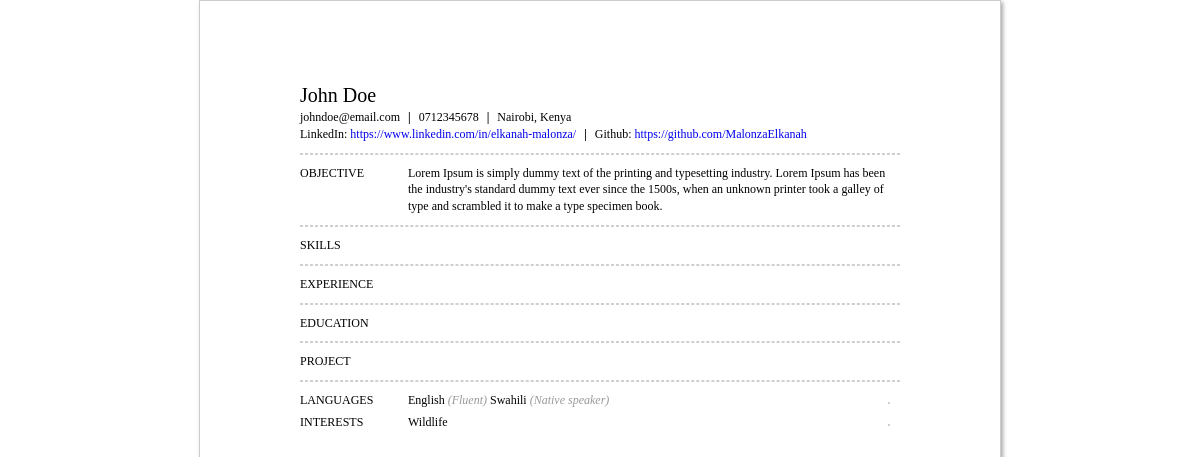
Before: /cv/iframe/view/0/profile/2/ with the older database file.
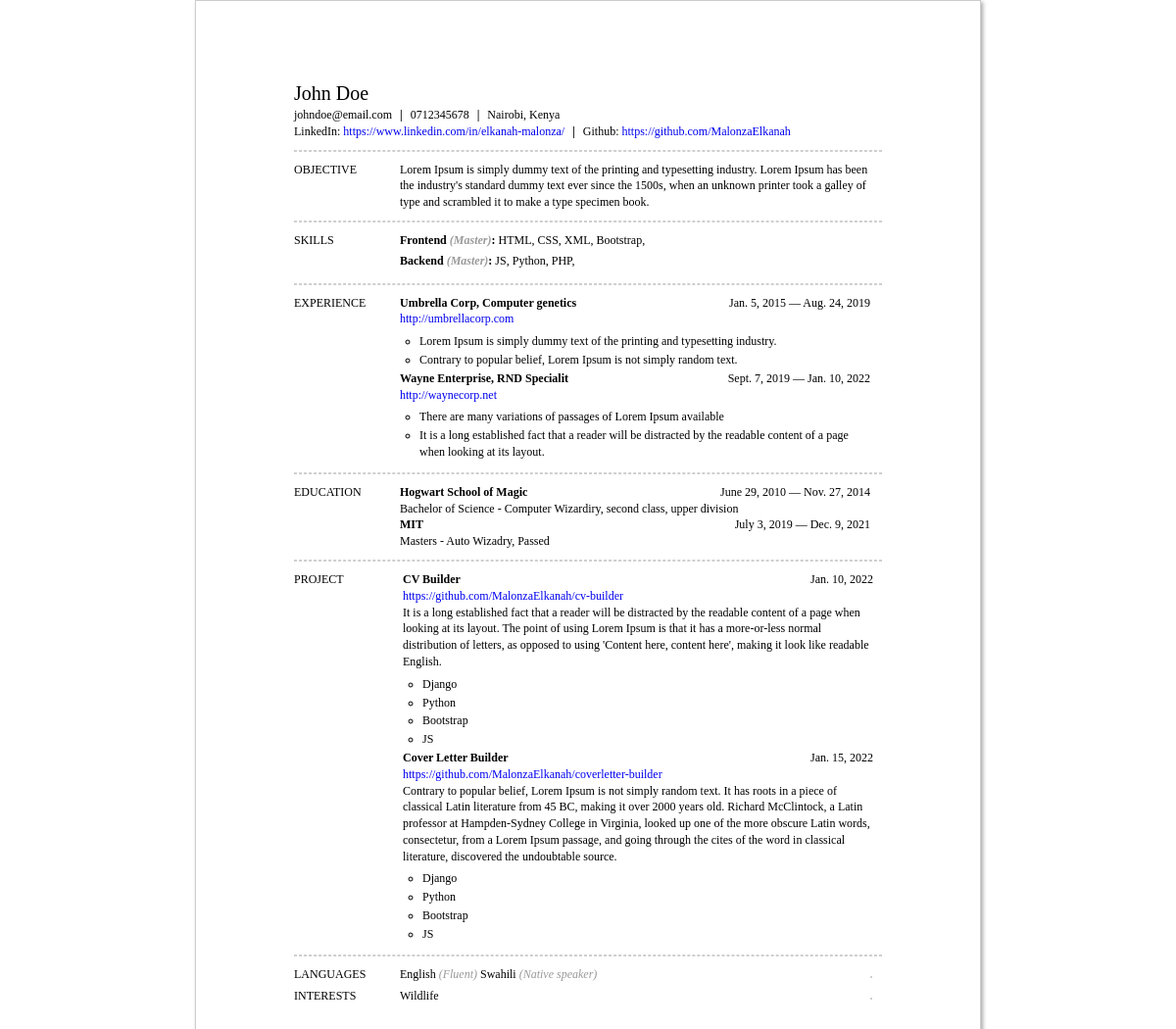
After: the same page with the newer database file.
### job_profile/models.py (models this page shows)
class Link(models.Model):
	job_profile = models.ForeignKey(JobProfile, on_delete=models.CASCADE)
	name = models.CharField('Website Name', max_length=50)
	link = models.URLField()
	date_created = models.DateTimeField('Date Created', auto_now_add=True)

class Skill(models.Model):
	job_profile = models.ForeignKey(JobProfile, on_delete=models.CASCADE)
	name = models.CharField('Skill', max_length=200)
	date_created = models.DateTimeField('Date Created', auto_now_add=True)
	def keywords(self):
		return SkillKeyword.objects.filter(skill=self.id)

class SkillKeyword(models.Model):
	skill = models.ForeignKey(Skill, on_delete=models.CASCADE)
	name = models.CharField('Keyword', max_length=200)
	date_created = models.DateTimeField('Date Created', auto_now_add=True)

class Work(models.Model):
	job_profile = models.ForeignKey(JobProfile, on_delete=models.CASCADE)
	company = models.CharField('Company', max_length=50)
	location = models.CharField('Location', max_length=50)
	position = models.CharField('Position', max_length=50)
	website = models.URLField('Website', null=True)
	start_date = models.DateField()
	end_date = models.DateField()
	date_created = models.DateTimeField('Date Created', auto_now_add=True)
	def highlights(self):
		return WorkHighlight.objects.filter(work=self.id)

class WorkHighlight(models.Model):
	work = models.ForeignKey(Work, on_delete=models.CASCADE)
	name = models.CharField("Highlight", max_length=500)
	date_created = models.DateTimeField('Date Created', auto_now_add=True)

class Education(models.Model):
	job_profile = models.ForeignKey(JobProfile, on_delete=models.CASCADE)
	institution = models.CharField('Institution', max_length=200)
	location = models.CharField('Location', max_length=50)
	study_area = models.CharField('Major', max_length=200)
	study_type = models.CharField('Field', max_length=200)
	start_date = models.DateField()
	end_date = models.DateField()
	gpa = models.CharField('GPA', max_length=50)
	date_created = models.DateTimeField('Date Created', auto_now_add=True)

class Project(models.Model):
	job_profile = models.ForeignKey(JobProfile, on_delete=models.CASCADE)
	name = models.CharField('Projects', max_length=200)
	description = models.TextField()
	url = models.URLField(null=True)
	date = models.DateField(default=tz.now)
	date_created = models.DateTimeField('Date Created', auto_now_add=True)
	def keywords(self):
		return ProjectKeyword.objects.filter(project=self.id)

class ProjectKeyword(models.Model):
	project = models.ForeignKey(Project, on_delete=models.CASCADE)
	technology = models.CharField('Technology', max_length=50)
	date_created = models.DateTimeField('Date Created', auto_now_add=True)

### resume_generator/views.py (the view)
# urls.py: path('cv/iframe/view/<int:cv_id>/profile/<int:profile_id>/', views.cv_iframe_view, name = 'cv-iframe-view'),
def cv_iframe_view(request, cv_id, profile_id):
	profile = JobProfile.objects.get(id=int(profile_id))
	today = dt.datetime.today()
	if cv_id > 0:
		cv = CV.objects.get(id=int(cv_id))
		if cv.file_extension() == 'html':
			cv_html = cv.file.read().decode()
			context = RequestContext(request, {'today': today, 'job_profile': profile})
			template = Template(cv_html)
			return HttpResponse(template.render(context))
		else:
			pass
	else:
		return render(request, 'cv/default-cv.html', {'job_profile': profile, 'today': today})

### job_profile/models.py (called while the page is built)
	def links(self):
		return Link.objects.filter(job_profile=self.id)

	def education(self):
		return Education.objects.filter(job_profile=self.id)

	def work(self):
		return Work.objects.filter(job_profile=self.id)

	def skills(self):
		return Skill.objects.filter(job_profile=self.id)

	def projects(self):
		return Project.objects.filter(job_profile=self.id)

### job_profile/templates/cv/default-cv.html (shortened to what the changed rows need)
<!DOCTYPE html>
<html>
<head>
</head>
<body id="resume">
        <div id="basicsBlock" class="smallFont">
            <div id="profilesBlock">
            {% for link in job_profile.links %}
                <span class="url">
                    <span>{{link.name}}: </span>
                    <a href="{{link.link}}">{{link.link}}</a>
                {% if not forloop.last %}
                    <span class="divider">|</span>
                {% endif %}
                </span>
            {% endfor %}
            </div>
        </div>
        <div id="skills" class="sectionBlock">
            <div class="sectionContent">
            {% for skill in job_profile.skills %}
                <div class="skillBlock">
                    <span class="title">{{skill.name}} <em>(Master)</em>:</span>
                    {% for keyword in skill.keywords %}
                    <span>{{keyword.name}}</span>,
                    {% endfor %}
                </div>
            {% endfor %}
            </div>
        </div>
        <div id="workBlock" class="sectionBlock">
            <div class="sectionContent">
            {% for work in job_profile.work %}
        		<div class="jobBlock">
        	        <div class="blockHeader">
            	        <span class="title"> {{work.company}}, {{work.position}} </span>
            	        <span class="date"> {{work.start_date}} — {{work.end_date}} </span>
        	        </div>
            	    <div><a href="{{work.website}}">{{work.website}}</a></div>
            	    <ul class="highlights">
                    {% for highlight in work.highlights %}
            	        <li>{{highlight.name}}</li>
                    {% endfor %}
            	    </ul>
            	</div>
            {% endfor %}
            </div>
        </div>
        <div id="education" class="sectionBlock">
            <div class="sectionContent">
            {% for edu in job_profile.education %}
                <div class="educationBlock">
                    <span class="title">{{edu.institution}}</span>
                    <span class="date">{{edu.start_date}} — {{edu.end_date}}</span>
                    <div class="">{{edu.study_area}}  - {{edu.study_type}}, {{edu.gpa}}</div>
                </div>
            {% endfor %}
            </div>
        </div>
    	<div id="publications">
            <div class="sectionContent">
            {% for project in job_profile.projects %}
                <div class="blockHeader">
                    <span class="title">{{project.name}}</span>
                    <span class="date"><span class="releaseDate">{{project.date}}</span></span>
                </div>
                <div class="website">
                    <a href="{{project.url}}">{{project.url}}</a>
                </div>
                <div class="description">
                    <span>{{project.description}}</span>
                </div>
                <ul class="highlights">
                {% for keyword in project.keywords %}
                    <li>{{keyword.technology}}</li>
                {% endfor %}
                </ul>
            {% endfor %}
            </div>
    	</div>
</body>
</html>

Changed rows visible on the page:
added Skill: name "Frontend"
added SkillKeyword: name "HTML", shown under "Frontend"
added SkillKeyword: name "CSS", shown under "Frontend"
added SkillKeyword: name "XML", shown under "Frontend"
added SkillKeyword: name "Bootstrap", shown under "Frontend"
added Skill: name "Backend"
added SkillKeyword: name "JS", shown under "Backend"
added SkillKeyword: name "Python", shown under "Backend"
added SkillKeyword: name "PHP", shown under "Backend"
added Work: company "Umbrella Corp", position "Computer genetics", start_date "Jan. 5, 2015", end_date "Aug. 24, 2019", website "http://umbrellacorp.com"
added WorkHighlight: name "Lorem Ipsum is simply dummy text of the printing and typesetting industry.", shown under "Umbrella Corp"
added WorkHighlight: name "Contrary to popular belief, Lorem Ipsum is not simply random text.", shown under "Umbrella Corp"
added Work: company "Wayne Enterprise", position "RND Specialit", start_date "Sept. 7, 2019", end_date "Jan. 10, 2022", website "http://waynecorp.net"
added WorkHighlight: name "There are many variations of passages of Lorem Ipsum available", shown under "Wayne Enterprise"
added WorkHighlight: name "It is a long established fact that a reader will be distracted by the readable content of a page when looking at its layout.", shown under "Wayne Enterprise"
added Education: institution "Hogwart School of Magic", start_date "June 29, 2010", end_date "Nov. 27, 2014", study_area "Bachelor of Science", study_type "Computer Wizardiry", gpa "second class, upper division"
added Education: institution "MIT", start_date "July 3, 2019", end_date "Dec. 9, 2021", study_area "Masters", study_type "Auto Wizadry", gpa "Passed"
added Project: name "CV Builder", date "Jan. 10, 2022", url "https://github.com/MalonzaElkanah/cv-builder", description "It is a long established fact that a reader will be distracted by the readable content of a page when looking at its layout. The point of using Lorem Ipsum is that it has a more-or-less normal distribution of letters, as opposed to using 'Content here, content here', making it look like readable English."
added ProjectKeyword: technology "Django", shown under "CV Builder"
added ProjectKeyword: technology "Python", shown under "CV Builder"
added ProjectKeyword: technology "Bootstrap", shown under "CV Builder"
added ProjectKeyword: technology "JS", shown under "CV Builder"
added Project: name "Cover Letter Builder", date "Jan. 15, 2022", url "https://github.com/MalonzaElkanah/coverletter-builder", description "Contrary to popular belief, Lorem Ipsum is not simply random text. It has roots in a piece of classical Latin literature from 45 BC, making it over 2000 years old. Richard McClintock, a Latin professor at Hampden-Sydney College in Virginia, looked up one of the more obscure Latin words, consectetur, from a Lorem Ipsum passage, and going through the cites of the word in classical literature, discovered the undoubtable source."
added ProjectKeyword: technology "Django", shown under "Cover Letter Builder"
added ProjectKeyword: technology "Python", shown under "Cover Letter Builder"
added ProjectKeyword: technology "Bootstrap", shown under "Cover Letter Builder"
added ProjectKeyword: technology "JS", shown under "Cover Letter Builder"
